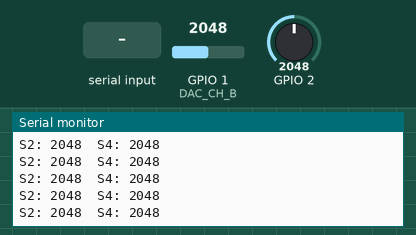
Recording of a sketch running on a simulated ESP32-S3. Parts: the last lines printed to the serial monitor. The test bench sets the inputs (shaded band); at power-on: GPIO 1 (DAC_CH_B) = 2048, GPIO 2 = 2048.

Above: at 1.2 s.
1.3 s: "L" received over Serial
2.8 s: "P" received over Serial
4.3 s: "E90\n" received over Serial
At 4.41 s:
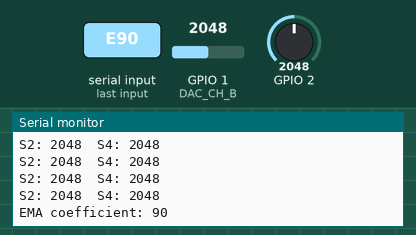
5.8 s: "A90\n" received over Serial
7.3 s: "B90\n" received over Serial
At 7.41 s:
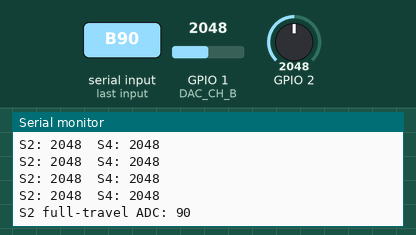
8.8 s: GPIO 1 (DAC_CH_B) set to 2866
At 8.97 s:
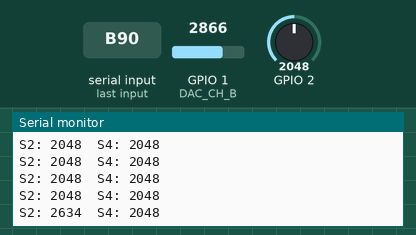
Timing chart, 0 to 11.3 s (numbered marks = the images above; inputs shaded):
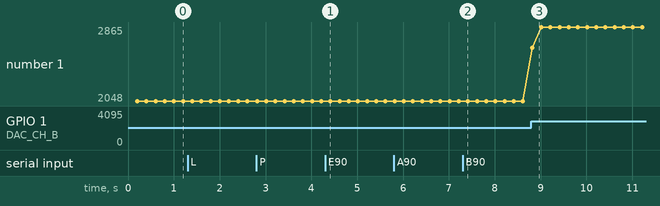

Measured:
- after the input at 4.3 s, the serial monitor: prints a new line at once (image 1)
- after the input at 7.3 s, the serial monitor: prints a new line at once (image 2)
- after the input at 8.8 s, the serial monitor: prints a new line at once (image 3)
- plotted number 1: 2048 → 2865 after the input at 8.8 s

The sketch:

calibrake.ino
```cpp
/*
 * calibrake.ino
 *
 * Signal interceptor for the Bosch iBooster electronic brake booster.
 * Reads pedal travel sensors S2 (A0, falls with travel) and S4 (A1, rises
 * with travel), applies an EMA filter, maps each to a 0–100 % pedal travel
 * value using user-supplied calibration end-points, rescales through an
 * 11-entry lookup table, and drives the two channels of an MCP4922 12-bit
 * dual DAC (SPI: D10/SS, D11/MOSI, D13/SCK).  A unity-gain MCP6002 op-amp
 * buffers each DAC output before it reaches the iBooster ECU.
 *
 * All timing is non-blocking (millis()-based).  No delay() is used.
 *
 * Serial command interface (115200 baud):
 *   E<0-99>        – Set EMA coefficient (0 = unfiltered, 99 = heavy filter)
 *   A<0-1023>      – S2 no-travel  ADC count  (pedal fully released)
 *   B<0-1023>      – S2 full-travel ADC count (pedal fully pressed)
 *   C<0-1023>      – S4 no-travel  ADC count
 *   D<0-1023>      – S4 full-travel ADC count
 *   L<0-10>,<0-100>– Set lookup table entry (index, output %)
 *   P              – Print current settings
 */

#include <SPI.h>

// ---------------------------------------------------------------------------
// Hardware constants
// ---------------------------------------------------------------------------
static const uint8_t DAC_SS_PIN = 10; // MCP4922 chip-select (active LOW)

// MCP4922 channel identifiers
static const uint8_t DAC_CH_A = 0; // S2 output
static const uint8_t DAC_CH_B = 1; // S4 output

// ---------------------------------------------------------------------------
// User-configurable parameters (defaults – overridable via serial)
// ---------------------------------------------------------------------------

// EMA coefficient: 0 = pass-through, 99 = maximum smoothing.
// Filtered = alpha * raw + (1 - alpha) * filtered,  alpha = (100 - coeff) / 100
int emaCoefficient = 10;

// S2 (A0) calibration: S2 FALLS as pedal travel increases.
int s2NoTravel   = 900; // ADC count when pedal is fully released
int s2FullTravel = 100; // ADC count when pedal is fully pressed

// S4 (A1) calibration: S4 RISES as pedal travel increases.
int s4NoTravel   = 100; // ADC count when pedal is fully released
int s4FullTravel = 900; // ADC count when pedal is fully pressed

// 11-entry rescaling lookup table.
// Index i  → input  pedal travel = i * 10 %
// Value    → output pedal travel (0–100 %)
// Default: unity (1 : 1) mapping.
int lookupTable[11] = {0, 10, 20, 30, 40, 50, 60, 70, 80, 90, 100};

// ---------------------------------------------------------------------------
// Runtime state
// ---------------------------------------------------------------------------
float s2Filtered = 512.0f;
float s4Filtered = 512.0f;

unsigned long lastSensorMs = 0;
unsigned long lastSerialMs = 0;

// ---------------------------------------------------------------------------
// MCP4922 DAC write
// channel : DAC_CH_A or DAC_CH_B
// value   : 12-bit DAC code (0–4095)
//
// MCP4922 16-bit command word:
//   [15]   A/B  channel select  (0 = A, 1 = B)
//   [14]   BUF  Vref buffer     (0 = unbuffered — external MCP6002 used)
//   [13]   /GA  output gain     (1 = 1×)
//   [12]   SHDN shutdown        (1 = active)
//   [11:0] data
// ---------------------------------------------------------------------------
static void dacWrite(uint8_t channel, uint16_t value)
{
    value = constrain(value, 0, 4095);

    uint16_t cmd = 0x3000; // BUF=0, GA=1x, SHDN=active
    if (channel == DAC_CH_B) {
        cmd |= 0x8000;     // Channel B
    }
    cmd |= (value & 0x0FFF);

    digitalWrite(DAC_SS_PIN, LOW);
    SPI.transfer((uint8_t)(cmd >> 8));
    SPI.transfer((uint8_t)(cmd & 0xFF));
    digitalWrite(DAC_SS_PIN, HIGH);
}

// ---------------------------------------------------------------------------
// Lookup table: linear interpolation between the two nearest entries.
// input  : 0–100 (input pedal travel %)
// returns: 0–100 (rescaled output travel %)
// ---------------------------------------------------------------------------
static int lookupInterpolate(int input)
{
    input = constrain(input, 0, 100);
    int idx = input / 10;
    if (idx >= 10) {
        return lookupTable[10];
    }
    int rem = input % 10;
    if (rem == 0) {
        return lookupTable[idx];
    }
    // Linear interpolation between table[idx] and table[idx+1]
    return lookupTable[idx]
           + (lookupTable[idx + 1] - lookupTable[idx]) * rem / 10;
}

// ---------------------------------------------------------------------------
// Map an output travel % to a 12-bit DAC code for S2.
// S2 falls with travel: 0 % travel → s2NoTravel voltage,
//                      100 % travel → s2FullTravel voltage.
// ---------------------------------------------------------------------------
static uint16_t travelToS2Dac(int travel)
{
    long adcVal = map(travel, 0, 100, s2NoTravel, s2FullTravel);
    adcVal = constrain(adcVal, 0, 1023);
    return (uint16_t)((adcVal * 4095L) / 1023L);
}

// ---------------------------------------------------------------------------
// Map an output travel % to a 12-bit DAC code for S4.
// S4 rises with travel: 0 % travel → s4NoTravel voltage,
//                      100 % travel → s4FullTravel voltage.
// ---------------------------------------------------------------------------
static uint16_t travelToS4Dac(int travel)
{
    long adcVal = map(travel, 0, 100, s4NoTravel, s4FullTravel);
    adcVal = constrain(adcVal, 0, 1023);
    return (uint16_t)((adcVal * 4095L) / 1023L);
}

// ---------------------------------------------------------------------------
// Non-blocking serial command parser.
//
// Commands are single-character followed by integer argument(s).
// Serial.parseInt() returns when it sees a non-digit character, so commands
// can be sent as plain text lines, e.g.  "E20\n"  or  "L3,45\n".
// ---------------------------------------------------------------------------
static void processSerial()
{
    if (!Serial.available()) {
        return;
    }

    char cmd = (char)Serial.read();

    switch (cmd) {
    case 'E': {
        int val = Serial.parseInt();
        emaCoefficient = constrain(val, 0, 99);
        Serial.print(F("EMA coefficient: "));
        Serial.println(emaCoefficient);
        break;
    }
    case 'A': {
        int val = Serial.parseInt();
        s2NoTravel = constrain(val, 0, 1023);
        Serial.print(F("S2 no-travel ADC: "));
        Serial.println(s2NoTravel);
        break;
    }
    case 'B': {
        int val = Serial.parseInt();
        s2FullTravel = constrain(val, 0, 1023);
        Serial.print(F("S2 full-travel ADC: "));
        Serial.println(s2FullTravel);
        break;
    }
    case 'C': {
        int val = Serial.parseInt();
        s4NoTravel = constrain(val, 0, 1023);
        Serial.print(F("S4 no-travel ADC: "));
        Serial.println(s4NoTravel);
        break;
    }
    case 'D': {
        int val = Serial.parseInt();
        s4FullTravel = constrain(val, 0, 1023);
        Serial.print(F("S4 full-travel ADC: "));
        Serial.println(s4FullTravel);
        break;
    }
    case 'L': {
        int idx = Serial.parseInt();
        // Consume the comma separator
        while (Serial.available() && Serial.peek() == ',') {
            Serial.read();
        }
        int val = Serial.parseInt();
        if (idx >= 0 && idx <= 10) {
            lookupTable[idx] = constrain(val, 0, 100);
            Serial.print(F("LUT["));
            Serial.print(idx);
            Serial.print(F("] = "));
            Serial.println(lookupTable[idx]);
        } else {
            Serial.println(F("ERR: LUT index must be 0-10"));
        }
        break;
    }
    case 'P': {
        Serial.println(F("=== calibrake settings ==="));
        Serial.print(F("EMA coefficient : ")); Serial.println(emaCoefficient);
        Serial.print(F("S2 no-travel    : ")); Serial.println(s2NoTravel);
        Serial.print(F("S2 full-travel  : ")); Serial.println(s2FullTravel);
        Serial.print(F("S4 no-travel    : ")); Serial.println(s4NoTravel);
        Serial.print(F("S4 full-travel  : ")); Serial.println(s4FullTravel);
        Serial.print(F("LUT             : "));
        for (int i = 0; i <= 10; i++) {
            Serial.print(lookupTable[i]);
            if (i < 10) {
                Serial.print(',');
            }
        }
        Serial.println();
        Serial.println(F("=========================="));
        break;
    }
    default:
        break;
    }
}

// ---------------------------------------------------------------------------
// setup
// ---------------------------------------------------------------------------
void setup()
{
    Serial.begin(115200);

    // MCP4922 SPI chip-select — idle HIGH
    pinMode(DAC_SS_PIN, OUTPUT);
    digitalWrite(DAC_SS_PIN, HIGH);

    // SPI: MCP4922 supports up to 20 MHz; 4 MHz is conservative and safe.
    SPI.begin();
    SPI.beginTransaction(SPISettings(4000000UL, MSBFIRST, SPI_MODE0));

    // Reduce Serial.parseInt() timeout so each parseInt() call blocks the loop
    // for at most 20 ms instead of the default 1000 ms.  Commands that call
    // parseInt() twice (e.g. 'L') may block up to ~40 ms total.
    Serial.setTimeout(20);

    // Seed EMA filters with the current sensor readings
    s2Filtered = (float)analogRead(A0);
    s4Filtered = (float)analogRead(A1);

    // Drive DAC outputs to the no-travel position at power-on
    dacWrite(DAC_CH_A, travelToS2Dac(0));
    dacWrite(DAC_CH_B, travelToS4Dac(0));

    Serial.println(F("calibrake ready"));
    Serial.println(F("Commands: E<ema> A<s2no> B<s2full> C<s4no> D<s4full> L<idx>,<val> P"));
}

// ---------------------------------------------------------------------------
// loop  — entirely non-blocking
// ---------------------------------------------------------------------------
void loop()
{
    unsigned long now = millis();

    // -- Non-blocking serial command handling --------------------------------
    processSerial();

    // -- 1 ms: read sensors and update DAC outputs ---------------------------
    // Unsigned subtraction handles millis() wrap-around correctly (~50-day rollover).
    if (now - lastSensorMs >= 1UL) {
        lastSensorMs = now;

        int s2Raw = analogRead(A0);
        int s4Raw = analogRead(A1);

        // EMA: alpha = (100 - coeff) / 100
        //   coeff = 0  → alpha = 1.0  → output == input  (no filtering)
        //   coeff = 99 → alpha = 0.01 → very slow response (heavy filtering)
        float alpha = (100.0f - (float)emaCoefficient) / 100.0f;
        s2Filtered = alpha * (float)s2Raw + (1.0f - alpha) * s2Filtered;
        s4Filtered = alpha * (float)s4Raw + (1.0f - alpha) * s4Filtered;

        // Map filtered ADC values to 0–100 % pedal travel
        int s2Travel = constrain(
            map((int)s2Filtered, s2NoTravel, s2FullTravel, 0, 100), 0, 100);
        int s4Travel = constrain(
            map((int)s4Filtered, s4NoTravel, s4FullTravel, 0, 100), 0, 100);

        // Rescale through lookup table
        int s2Out = lookupInterpolate(s2Travel);
        int s4Out = lookupInterpolate(s4Travel);

        // Write to DAC channels
        dacWrite(DAC_CH_A, travelToS2Dac(s2Out));
        dacWrite(DAC_CH_B, travelToS4Dac(s4Out));
    }

    // -- 200 ms: print filtered sensor values to serial monitor --------------
    if (now - lastSerialMs >= 200UL) {
        lastSerialMs = now;
        Serial.print(F("S2: "));
        Serial.print((int)s2Filtered);
        Serial.print(F("  S4: "));
        Serial.println((int)s4Filtered);
    }
}
```
